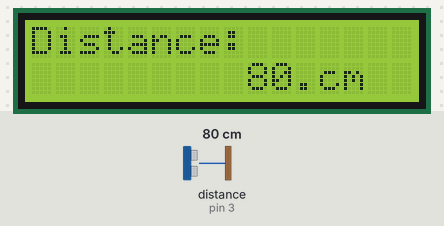
The sketch below on a simulated Arduino Uno, built with avr-gcc and run on an emulated ATmega328P. Parts: 16×2 character LCD. Wiring (inferred from the names in the program): ultrasonic range finder: trigger pin 2; echo pin 3. The test bench sets the inputs (shaded band); at power-on: distance to the obstacle (sensor on pin 3) 80 cm. The echo pulse lasts 58.3 µs per cm.

Above: at 1.2 s.
1.3 s: distance to the obstacle (sensor on pin 3) set to 2 cm
At 1.8 s:
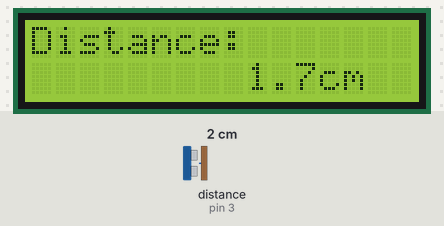
4.3 s: distance to the obstacle (sensor on pin 3) set to 4 cm
At 5.1 s:
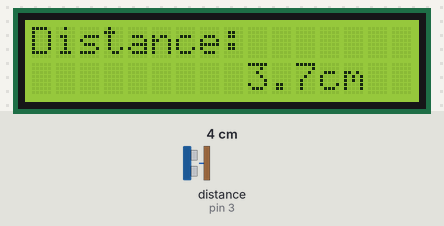
7.3 s: distance to the obstacle (sensor on pin 3) set to 18 cm
At 8.6 s:
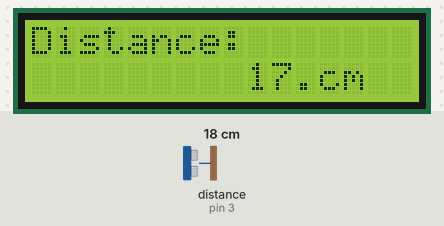
10.3 s: distance to the obstacle (sensor on pin 3) set to 60 cm
At 11.0 s:
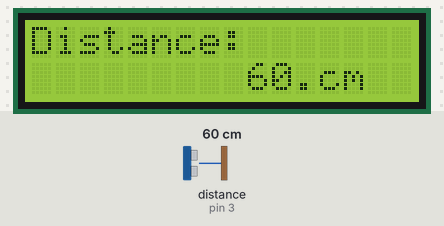
13.3 s: distance to the obstacle (sensor on pin 3) set to 18 cm
At 14.4 s:
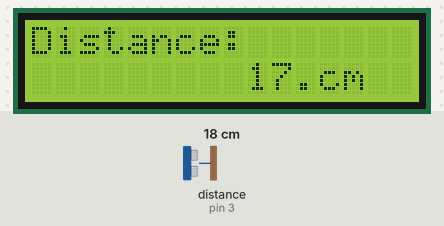
16.3 s: distance to the obstacle (sensor on pin 3) set to 2 cm
At 16.6 s:
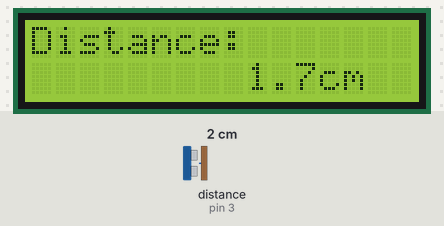
Timing chart, 0 to 19.3 s (numbered marks = the images above; inputs shaded):
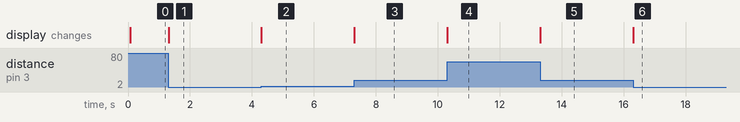

Measured:
- after the input at 1.3 s, the display: changes at once (image 1)
- after the input at 4.3 s, the display: changes at once (image 2)
- after the input at 7.3 s, the display: changes at once (image 3)
- after the input at 10.3 s, the display: changes at once (image 4)
- after the input at 13.3 s, the display: changes at once (image 5)
- after the input at 16.3 s, the display: changes at once (image 6)

The sketch:

Lesson13_Ultrasonic.ino
```cpp
/************************************************
 * name:Ultrasonic
 * function: if you use a piece of paper to approach or keep it far away from the sensor.
 * You will see the value displayed on the LCD changes,
 * which indicates the distance between the paper and the ultrasonic sensor.
 *****************************************/
//Email: service@sunfounder.com
//Website: www.sunfounder.com

/**********************************/
#include <LiquidCrystal.h>

LiquidCrystal lcd(4, 6, 10, 11, 12, 13);  //lcd(RS,E,D4,D5,D6,D7)

const int trigPin = 2;  //  trig pin on the ultrasonic sensor attach to pin2 .
const int echoPin = 3;  //  echo pin on the ultrasonic sensor attach to pin3.

void setup() {
  lcd.begin(16, 2);  //// set the position of the characters on the LCD as Line 2, Column 16
  Serial.begin(9600);
  pinMode(echoPin, INPUT);
  pinMode(trigPin, OUTPUT);
}

void loop() {
  float distance = readSensorData();
  //Serial.println(distance); //Print the distance on the serial monitor
  lcd.setCursor(0, 0);         //Place the cursor at Line 1, Column 1. From here the characters are to be displayed
  lcd.print("Distance:");      ////Print Distance: on the LCD
  lcd.setCursor(0, 1);         //Set the cursor at Line 1, Column 0
  lcd.print("             ");  //Here is to leave some spaces after the characters so as to clear the previous characters that may still remain.
  lcd.setCursor(9, 1);         //Set the cursor at Line 1, Column 9.
  lcd.print(distance);         // print on the LCD the value of the distance converted from the time between ping sending and receiving.
  lcd.setCursor(12, 1);        //Set the cursor at Line 1, Column 12.
  lcd.print("cm");             //print the unit "cm"
}


// Function to read data from the ultrasonic sensor
float readSensorData() {
  // Trigger a low signal before sending a high signal
  digitalWrite(trigPin, LOW);
  delayMicroseconds(2);
  // Send a 10-microsecond high signal to the trigPin
  digitalWrite(trigPin, HIGH);
  delayMicroseconds(10);
  // Return to low signal
  digitalWrite(trigPin, LOW);

  // Measure the duration of the high signal on the echoPin
  unsigned long microsecond = pulseIn(echoPin, HIGH);

  // Calculate the distance using the speed of sound (29.00µs per centimeter)
  float distance = microsecond / 29.00 / 2;

  // Return the calculated distance
  return distance;
}
```
